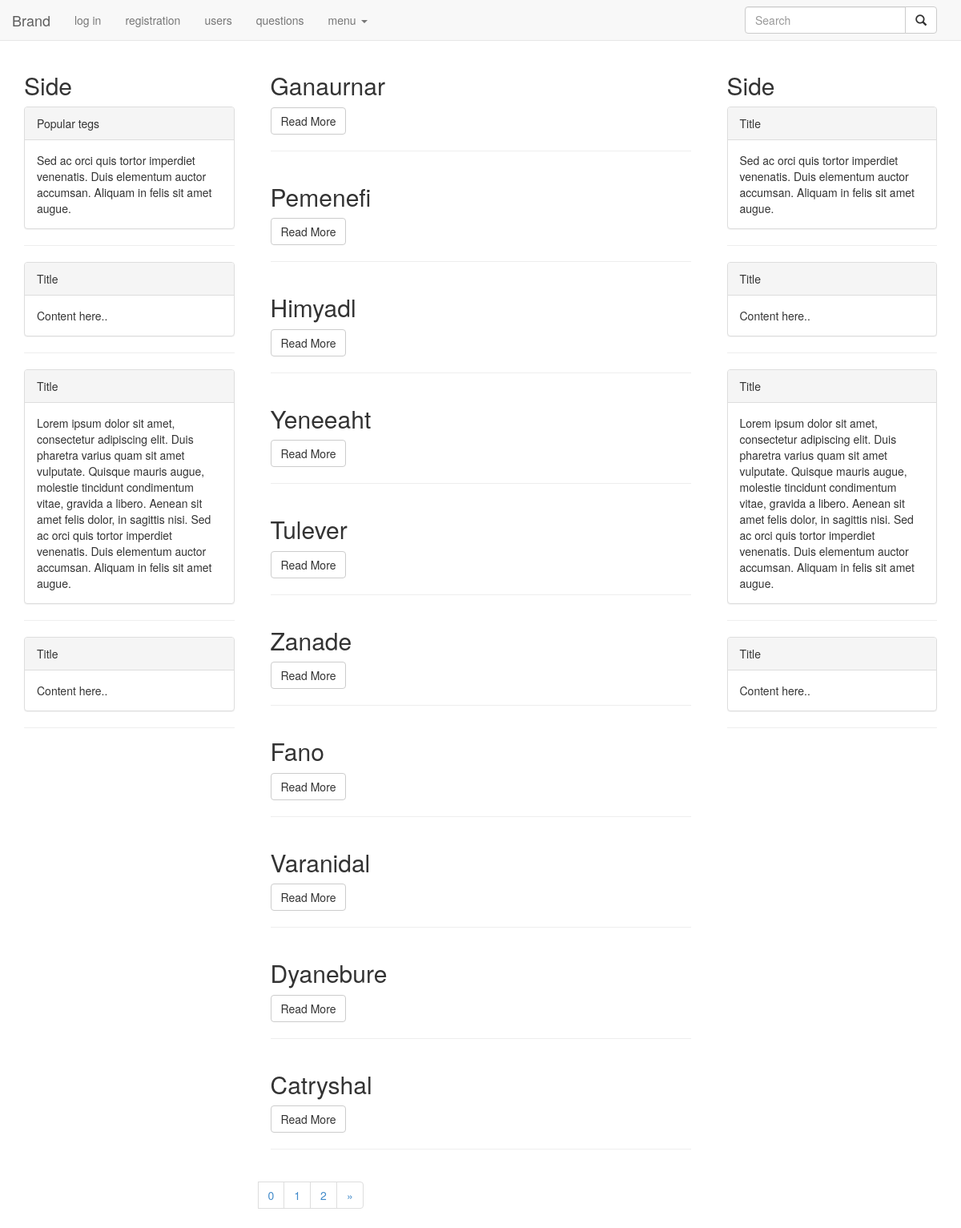
/users/, run on the app's committed database.
### users/models.py (models this page shows)
class MyUser(AbstractUser):
    avatar = models.ImageField(upload_to='avatars', blank=True, null=True)

### users/views.py (the view)
# urls.py: url(r'^users/$', UsersListView.as_view(), name='users-list'),
class UsersListView(ListView):
    User = get_user_model()
    queryset = User.objects.all()
    template_name = "users.html"
    paginate_by = 10
    def get_context_data(self, **kwargs):
        context = super(UsersListView, self).get_context_data(**kwargs)
        context['now'] = timezone.now()
        return context

### question/templatetags/question_filters.py (called while the page is built)
@register.filter(name='times')
def times(number):
    return range(number)

### templates/users.html (shortened to what this page needs)
{% extends 'base.html' %}
{%  block content %}
    {% for user in object_list%}
          <div class="col-xs-12">
            <h2>{{ user.username }}</h2>
            <a href="/users/{{ user.id }}/"><p class="lead"><button class="btn btn-default">Read More</button></p></a>
              <hr>
          </div>
    {%  endfor %}
    {% if is_paginated %}
        <nav>
          <ul class="pagination">
          {% load question_filters %}
              {% for page in paginator.num_pages|times  %}
                <li><a href="?page={{ page }}">{{ page }}</a></li>
          {% endfor %}
            <li>
                {% if page_obj.has_next %}
                    <a href="?page={{ page_obj.next_page_number }}">
                        <span aria-hidden="true">&raquo;</span>
                    </a>
                {% endif %}
            </li>
          </ul>
        </nav>
    {% endif %}
{%  endblock %}

### static/css/styles.css (style rules this page uses)
body { padding-top: 70px; }

### data on the page
MyUser: username "Ganaurnar"
MyUser: username "Pemenefi"
MyUser: username "Himyadl"
MyUser: username "Yeneeaht"
MyUser: username "Tulever"
MyUser: username "Zanade"
MyUser: username "Fano"
MyUser: username "Varanidal"
MyUser: username "Dyanebure"
MyUser: username "Catryshal"

### other printed values
{{ page }} "0" "1" "2"
